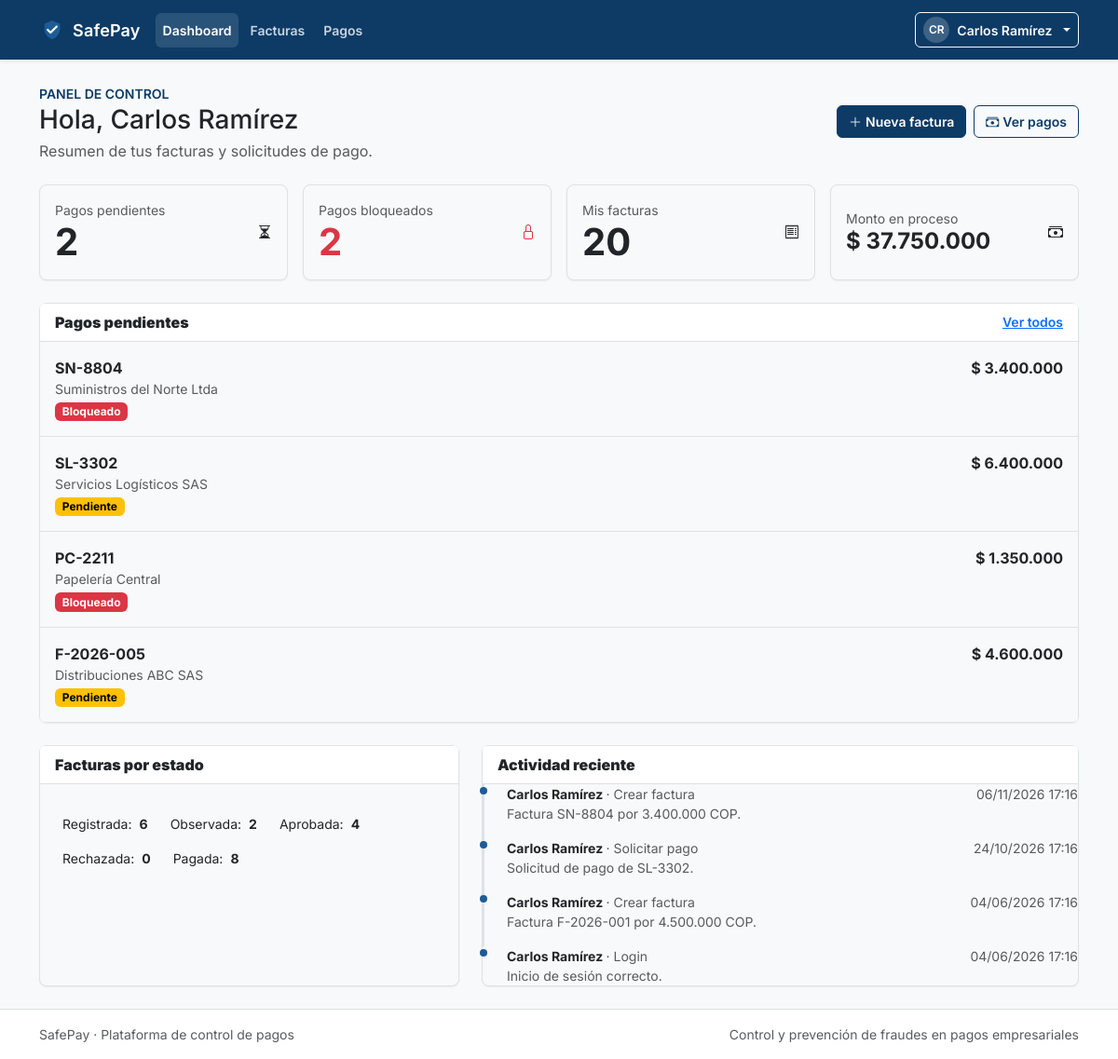
Page /dashboard.php (signed in) on the committed database.
### tables this page shows
CREATE TABLE pagos (
    id_pago            INT UNSIGNED AUTO_INCREMENT PRIMARY KEY,
    id_factura         INT UNSIGNED NOT NULL,
    id_cuenta_destino  INT UNSIGNED NOT NULL,
    valor              DECIMAL(14,2) NOT NULL,
    estado             ENUM('pendiente','bloqueado','aprobado','rechazado','ejecutado')
                       NOT NULL DEFAULT 'pendiente',
    id_usuario_solicita INT UNSIGNED NOT NULL,
    solicitado_en      DATETIME NOT NULL DEFAULT CURRENT_TIMESTAMP,
    CONSTRAINT uq_pagos_factura UNIQUE (id_factura),
    CONSTRAINT chk_pagos_valor CHECK (valor > 0),
    KEY idx_pagos_estado (estado),
    KEY idx_pagos_cuenta (id_cuenta_destino),
    KEY idx_pagos_usuario (id_usuario_solicita)
);

CREATE TABLE facturas (
    id_factura          INT UNSIGNED AUTO_INCREMENT PRIMARY KEY,
    id_proveedor        INT UNSIGNED NOT NULL,
    numero_factura      VARCHAR(40)  NOT NULL,
    fecha_emision       DATE         NOT NULL,
    valor               DECIMAL(14,2) NOT NULL,
    archivo_pdf         VARCHAR(255) NULL,
    estado              ENUM('registrada','observada','aprobada','rechazada','pagada')
                        NOT NULL DEFAULT 'registrada',
    id_usuario_registra INT UNSIGNED NOT NULL,
    creada_en           DATETIME     NOT NULL DEFAULT CURRENT_TIMESTAMP,
    CONSTRAINT uq_facturas_proveedor_numero UNIQUE (id_proveedor, numero_factura),
    CONSTRAINT chk_facturas_valor CHECK (valor > 0),
    KEY idx_facturas_estado (estado),
    KEY idx_facturas_fecha (fecha_emision),
    KEY idx_facturas_usuario (id_usuario_registra)
);

CREATE TABLE proveedores (
    id_proveedor  INT UNSIGNED AUTO_INCREMENT PRIMARY KEY,
    nit           VARCHAR(20)  NOT NULL,
    razon_social  VARCHAR(150) NOT NULL,
    correo        VARCHAR(120) NULL,
    telefono      VARCHAR(30)  NULL,
    estado        ENUM('activo','inactivo') NOT NULL DEFAULT 'activo',
    creado_en     DATETIME     NOT NULL DEFAULT CURRENT_TIMESTAMP,
    CONSTRAINT uq_proveedores_nit UNIQUE (nit),
    KEY idx_proveedores_estado (estado)
);

CREATE TABLE auditoria (
    id_auditoria BIGINT UNSIGNED AUTO_INCREMENT PRIMARY KEY,
    id_usuario   INT UNSIGNED NULL,
    accion       VARCHAR(60) NOT NULL,
    entidad      VARCHAR(40) NOT NULL,
    id_entidad   INT UNSIGNED NULL,
    detalle      TEXT NULL,
    ip           VARCHAR(45) NULL,
    fecha        DATETIME NOT NULL DEFAULT CURRENT_TIMESTAMP,
    KEY idx_auditoria_fecha (fecha),
    KEY idx_auditoria_usuario (id_usuario),
    KEY idx_auditoria_entidad (entidad, id_entidad)
);

CREATE TABLE usuarios (
    id_usuario        INT UNSIGNED AUTO_INCREMENT PRIMARY KEY,
    nombre            VARCHAR(100) NOT NULL,
    correo            VARCHAR(120) NOT NULL,
    password_hash     VARCHAR(255) NOT NULL,
    id_rol            TINYINT UNSIGNED NOT NULL,
    activo            TINYINT(1)   NOT NULL DEFAULT 1,
    intentos_fallidos TINYINT UNSIGNED NOT NULL DEFAULT 0,
    bloqueado_hasta   DATETIME     NULL,
    creado_en         DATETIME     NOT NULL DEFAULT CURRENT_TIMESTAMP,
    CONSTRAINT uq_usuarios_correo UNIQUE (correo),
    KEY idx_usuarios_rol (id_rol)
);

### includes/auth.php (called while the page is built, shortened)
<?php
require_once __DIR__ . '/functions.php';
function usuarioActual(): ?array
{
    $usuario = $_SESSION['usuario'] ?? null;
    return is_array($usuario) ? $usuario : null;
}
function rolActual(): ?string
{
    return usuarioActual()['rol'] ?? null;
}
function tieneRol(array|string $roles): bool
{
    $rol = rolActual();
    $permitidos = is_array($roles) ? $roles : [$roles];
    return in_array($rol, $permitidos, true);
}

### includes/functions.php (called while the page is built, shortened)
<?php
function e(?string $texto): string
{
    return htmlspecialchars($texto ?? '', ENT_QUOTES | ENT_SUBSTITUTE, 'UTF-8');
}
function formatearMoneda(float|int|string|null $valor): string
{
    return '$ ' . number_format((float) $valor, 0, ',', '.');
}
function formatearFecha(?string $fecha, bool $conHora = false): string
{
    try {
        $objeto = new DateTimeImmutable($fecha);
    } catch (Exception) {
        return '—';
    }
    return $objeto->format($conHora ? 'd/m/Y H:i' : 'd/m/Y');
}

### dashboard.php (the view, shortened to what this page needs)
<?php
require_once __DIR__ . '/includes/functions.php';
require_once __DIR__ . '/includes/auth.php';
$pdo = conexionBd();
$usuario = usuarioActual();
$esEmpleado = tieneRol('empleado');
$idUsuario = (int) ($usuario['id'] ?? 0);
$whereFacturas = $esEmpleado ? ' WHERE f.id_usuario_registra = :uid' : '';
$paramsUsuario = $esEmpleado ? [':uid' => $idUsuario] : [];
$stmt = $pdo->prepare('SELECT COUNT(*) FROM facturas f' . $whereFacturas);
$stmt->execute($paramsUsuario);
$totalFacturas = (int) $stmt->fetchColumn();
$stmt = $pdo->prepare("SELECT f.estado, COUNT(*) AS total FROM facturas f{$whereFacturas} GROUP BY f.estado");
$stmt->execute($paramsUsuario);
$conteosEstados = ['registrada'=>0,'observada'=>0,'aprobada'=>0,'rechazada'=>0,'pagada'=>0];
foreach ($stmt->fetchAll() as $fila) {
    $estado = (string) $fila['estado'];
    if (array_key_exists($estado, $conteosEstados)) $conteosEstados[$estado] = (int) $fila['total'];
}
$wherePagos = $esEmpleado ? ' WHERE p.id_usuario_solicita = :uid' : '';
$stmt = $pdo->prepare("SELECT p.estado, COUNT(*) AS total, COALESCE(SUM(p.valor),0) AS monto FROM pagos p{$wherePagos} GROUP BY p.estado");
$stmt->execute($paramsUsuario);
$conteosPagos = ['pendiente'=>0,'bloqueado'=>0,'aprobado'=>0,'rechazado'=>0,'ejecutado'=>0];
$montoSolicitado = 0.0;
foreach ($stmt->fetchAll() as $fila) {
    $estado = (string) $fila['estado'];
    if (array_key_exists($estado, $conteosPagos)) $conteosPagos[$estado] = (int) $fila['total'];
    if (in_array($estado, ['pendiente','bloqueado','aprobado'], true)) $montoSolicitado += (float) $fila['monto'];
}
$sqlPagos = "SELECT p.id_pago, p.estado, p.valor, p.solicitado_en,
                    f.numero_factura, pr.razon_social
             FROM pagos p
             INNER JOIN facturas f ON f.id_factura = p.id_factura
             INNER JOIN proveedores pr ON pr.id_proveedor = f.id_proveedor
             WHERE p.estado IN ('pendiente','bloqueado')";
if ($esEmpleado) $sqlPagos .= ' AND p.id_usuario_solicita = ' . $idUsuario;
$sqlPagos .= ' ORDER BY p.solicitado_en DESC, p.id_pago DESC LIMIT 5';
$pagosRecientes = $pdo->query($sqlPagos)->fetchAll();
$sqlAuditoria = "SELECT a.accion, a.entidad, a.detalle, a.fecha, u.nombre AS usuario
                 FROM auditoria a LEFT JOIN usuarios u ON u.id_usuario = a.id_usuario";
if ($esEmpleado) $sqlAuditoria .= ' WHERE a.id_usuario = ' . $idUsuario;
$sqlAuditoria .= ' ORDER BY a.fecha DESC, a.id_auditoria DESC LIMIT 5';
$actividadReciente = $pdo->query($sqlAuditoria)->fetchAll();
$coloresEstado = ['registrada'=>'#6C757D','observada'=>'#B58100','aprobada'=>'#055160','rechazada'=>'#B02A37','pagada'=>'#198754'];
require_once __DIR__ . '/includes/header.php';
?>
<div class="container py-4 sp-dashboard">
    <div class="d-flex flex-column flex-md-row justify-content-between align-items-md-center gap-3 mb-4">
        <div>
            <span class="text-primary fw-semibold small text-uppercase">Panel de control</span>
            <h1 class="h3 mb-1">Hola, <?= e((string) ($usuario['nombre'] ?? 'usuario')) ?></h1>
            <p class="text-muted mb-0"><?= $esEmpleado ? 'Resumen de tus facturas y solicitudes de pago.' : 'Resumen general de operaciones, riesgos y actividad.' ?></p>
        </div>
        <div class="d-flex flex-wrap gap-2">
            <a class="btn btn-primary" href="<?= e(BASE_URL) ?>/modules/facturas/form.php"><i class="bi bi-plus-lg me-1"></i>Nueva factura</a>
            <a class="btn btn-outline-primary" href="<?= e(BASE_URL) ?>/modules/pagos/index.php"><i class="bi bi-cash-stack me-1"></i>Ver pagos</a>
        </div>
    </div>
    <div class="row g-3 mb-4">
        <div class="col-sm-6 col-xl-3"><a class="card sp-kpi h-100 text-decoration-none text-reset" href="<?= e(BASE_URL) ?>/modules/pagos/index.php?estado=pendiente"><div class="card-body d-flex justify-content-between align-items-center"><div><div class="text-muted small">Pagos pendientes</div><div class="display-6 fw-bold"><?= $conteosPagos['pendiente'] ?></div></div><span class="sp-kpi-icon"><i class="bi bi-hourglass-split"></i></span></div></a></div>
        <div class="col-sm-6 col-xl-3"><a class="card sp-kpi h-100 text-decoration-none text-reset" href="<?= e(BASE_URL) ?>/modules/pagos/index.php?estado=bloqueado"><div class="card-body d-flex justify-content-between align-items-center"><div><div class="text-muted small">Pagos bloqueados</div><div class="display-6 fw-bold text-danger"><?= $conteosPagos['bloqueado'] ?></div></div><span class="sp-kpi-icon text-danger"><i class="bi bi-lock"></i></span></div></a></div>
        <div class="col-sm-6 col-xl-3"><a class="card sp-kpi h-100 text-decoration-none text-reset" href="<?= e(BASE_URL) ?>/modules/facturas/index.php"><div class="card-body d-flex justify-content-between align-items-center"><div><div class="text-muted small"><?= $esEmpleado ? 'Mis facturas' : 'Total de facturas' ?></div><div class="display-6 fw-bold"><?= $totalFacturas ?></div></div><span class="sp-kpi-icon"><i class="bi bi-receipt"></i></span></div></a></div>
        <?php if ($esEmpleado): ?><div class="col-sm-6 col-xl-3"><div class="card sp-kpi h-100"><div class="card-body d-flex justify-content-between align-items-center"><div><div class="text-muted small">Monto en proceso</div><div class="h4 fw-bold mb-0"><?= e(formatearMoneda($montoSolicitado)) ?></div></div><span class="sp-kpi-icon"><i class="bi bi-cash-stack"></i></span></div></div></div><?php endif; ?>
    </div>
    <div class="row g-4 mb-4">
        <div class="<?= $esEmpleado ? 'col-12' : 'col-xl-5' ?>"><section class="card h-100"><div class="card-header bg-white d-flex justify-content-between align-items-center"><strong>Pagos pendientes</strong><a class="small" href="<?= e(BASE_URL) ?>/modules/pagos/index.php">Ver todos</a></div>
            <?php if (!$pagosRecientes): ?><div class="sp-empty"><i class="bi bi-check-circle"></i><p class="mb-0">No hay pagos pendientes o bloqueados.</p></div><?php else: ?><div class="list-group list-group-flush">
            <?php foreach ($pagosRecientes as $p): ?><a class="list-group-item list-group-item-action py-3" href="<?= e(BASE_URL) ?>/modules/pagos/detalle.php?id=<?= (int)$p['id_pago'] ?>"><div class="d-flex justify-content-between gap-3"><div><strong><?= e((string)$p['numero_factura']) ?></strong><div class="small text-muted"><?= e((string)$p['razon_social']) ?></div><span class="badge <?= $p['estado']==='bloqueado'?'text-bg-danger':'text-bg-warning' ?> mt-1"><?= e(ucfirst((string)$p['estado'])) ?></span></div><strong class="text-nowrap"><?= e(formatearMoneda($p['valor'])) ?></strong></div></a><?php endforeach; ?>
            </div><?php endif; ?></section></div>
    </div>
    <div class="row g-4">
        <div class="col-xl-5"><section class="card h-100"><div class="card-header bg-white"><strong>Facturas por estado</strong></div><div class="card-body">
            <div class="d-flex flex-wrap gap-3"><?php foreach($coloresEstado as $estado=>$color): ?><span class="small d-flex align-items-center gap-2"><i class="sp-dot" style="background:<?= e($color) ?>"></i><?= e(ucfirst($estado)) ?>: <strong><?= $conteosEstados[$estado] ?></strong></span><?php endforeach; ?></div>
        </div></section></div>
        <div class="col-xl-7"><section class="card h-100"><div class="card-header bg-white d-flex justify-content-between align-items-center"><strong>Actividad reciente</strong></div>
            <?php if (!$actividadReciente): ?><div class="sp-empty"><i class="bi bi-clock-history"></i><p class="mb-0">Todavía no hay actividad registrada.</p></div><?php else: ?><ul class="sp-timeline list-unstyled mb-0"><?php foreach($actividadReciente as $ev): ?><li><div class="d-flex flex-column flex-sm-row justify-content-between gap-1"><strong class="small"><?= e((string)($ev['usuario'] ?? 'Sistema')) ?> <span class="text-muted fw-normal">· <?= e(ucfirst(str_replace('_',' ',(string)$ev['accion']))) ?></span></strong><span class="small text-muted"><?= e(formatearFecha((string)$ev['fecha'],true)) ?></span></div><div class="small text-muted"><?= e((string)($ev['detalle'] ?? ($ev['entidad'] ?? ''))) ?></div></li><?php endforeach; ?></ul><?php endif; ?>
        </section></div>
    </div>
</div>
<?php require_once __DIR__ . '/includes/footer.php'; ?>

### rows in the picture
pagos: id_factura.numero_factura "SN-8804", proveedores.razon_social "Suministros del Norte Ltda", estado "Bloqueado", valor "$ 3.400.000"
pagos: id_factura.numero_factura "SL-3302", proveedores.razon_social "Servicios Logísticos SAS", estado "Pendiente", valor "$ 6.400.000"
pagos: id_factura.numero_factura "PC-2211", proveedores.razon_social "Papelería Central", estado "Bloqueado", valor "$ 1.350.000"
pagos: id_factura.numero_factura "F-2026-005", proveedores.razon_social "Distribuciones ABC SAS", estado "Pendiente", valor "$ 4.600.000"
auditoria: id_usuario.nombre "Carlos Ramírez", accion "Crear factura", fecha "06/11/2026 17:16", detalle "Factura SN-8804 por 3.400.000 COP."
auditoria: id_usuario.nombre "Carlos Ramírez", accion "Solicitar pago", fecha "24/10/2026 17:16", detalle "Solicitud de pago de SL-3302."
auditoria: id_usuario.nombre "Carlos Ramírez", accion "Crear factura", fecha "04/06/2026 17:16", detalle "Factura F-2026-001 por 4.500.000 COP."
auditoria: id_usuario.nombre "Carlos Ramírez", accion "Login", fecha "04/06/2026 17:16", detalle "Inicio de sesión correcto."

### other values in the picture
APP_NAME "SafePay"
$item['etiqueta'] "Dashboard"
$item['etiqueta'] "Facturas"
$item['etiqueta'] "Pagos"
iniciales($nombreUsuario ?? 'Usuario') "CR"
$nombreUsuario "Carlos Ramírez"
$usuario['nombre'] "Carlos Ramírez"
$conteosPagos['pendiente'] "2"
$conteosPagos['bloqueado'] "2"
$totalFacturas "20"
formatearMoneda($montoSolicitado) "$ 37.750.000"
$estado "Registrada"
$conteosEstados[$estado] "6"
$estado "Observada"
$conteosEstados[$estado] "2"
